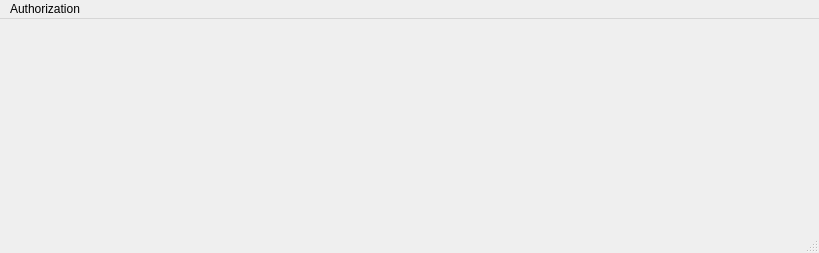
<?xml version="1.0" encoding="UTF-8"?>
<ui version="4.0">
    <class>MainWindow</class>
    <widget class="QMainWindow" name="MainWindow">
        <property name="geometry">
            <rect>
                <x>0</x>
                <y>0</y>
                <width>819</width>
                <height>253</height>
            </rect>
        </property>
        <property name="windowTitle">
            <string>MainWindow</string>
        </property>
        <property name="layoutDirection">
            <enum>Qt::LeftToRight</enum>
        </property>
        <property name="styleSheet">
            <string notr="true"/>
        </property>
        <widget class="QWidget" name="centralwidget"/>
        <widget class="QStatusBar" name="statusbar"/>
        <widget class="QMenuBar" name="menubar">
            <property name="geometry">
                <rect>
                    <x>0</x>
                    <y>0</y>
                    <width>819</width>
                    <height>22</height>
                </rect>
            </property>
            <property name="layoutDirection">
                <enum>Qt::LeftToRight</enum>
            </property>
            <widget class="QMenu" name="menuAuthorization">
                <property name="title">
                    <string>Authorization</string>
                </property>
                <widget class="QMenu" name="menuUsers">
                    <property name="title">
                        <string>Users</string>
                    </property>
                    <addaction name="QA_Create_User"/>
                    <addaction name="QA_Modify_User"/>
                    <addaction name="QA_copy_User"/>
                </widget>
                <widget class="QMenu" name="menuRoles">
                    <property name="title">
                        <string>Roles</string>
                    </property>
                    <addaction name="QA_Create_Role"/>
                    <addaction name="QA_Modify_Role"/>
                    <addaction name="QA_Assign_User"/>
                </widget>
                <widget class="QMenu" name="menuPrivilages">
                    <property name="title">
                        <string>Privilages</string>
                    </property>
                    <addaction name="QA_Create_Priv"/>
                    <addaction name="QA_Modify_Priv"/>
                    <addaction name="QA_Create_Priv_Item"/>
                    <addaction name="QA_Modify_Priv_Item"/>
                </widget>
                <widget class="QMenu" name="menuType_Here">
                    <property name="title">
                        <string>Type Here</string>
                    </property>
                </widget>
                <widget class="QMenu" name="menuForms">
                    <property name="title">
                        <string>Forms</string>
                    </property>
                    <addaction name="QA_Create_Form"/>
                    <addaction name="QA_Modify_Form"/>
                    <addaction name="QA_Create_Form_Item"/>
                    <addaction name="QA_Modify_Form_Item"/>
                    <addaction name="QA_Display_Items"/>
                </widget>
                <addaction name="menuUsers"/>
                <addaction name="menuRoles"/>
                <addaction name="menuForms"/>
                <addaction name="menuPrivilages"/>
                <addaction name="QA_Branch"/>
                <addaction name="actiontest"/>
                <addaction name="menuType_Here"/>
            </widget>
            <addaction name="menuAuthorization"/>
        </widget>
        <action name="actionsd">
            <property name="text">
                <string>sd</string>
            </property>
        </action>
        <action name="action_9">
            <property name="checkable">
                <bool>false</bool>
            </property>
            <property name="text">
                <string>إضافه بيانات العملاء</string>
            </property>
        </action>
        <action name="action_10">
            <property name="text">
                <string>إستعلام عن بيانات العملاء</string>
            </property>
        </action>
        <action name="action_11">
            <property name="text">
                <string>إستعلام عن مشتريات عملاء بالقسم</string>
            </property>
        </action>
        <action name="action_12">
            <property name="text">
                <string>إضافه بيانات العملاء(ملاحظات)</string>
            </property>
        </action>
        <action name="actionexist">
            <property name="text">
                <string>خروج</string>
            </property>
        </action>
        <action name="actionCreate_User">
            <property name="text">
                <string>Create User</string>
            </property>
        </action>
        <action name="actionModify_User">
            <property name="text">
                <string>Modify User</string>
            </property>
        </action>
        <action name="actionCopy_User">
            <property name="text">
                <string>Copy User</string>
            </property>
        </action>
        <action name="QA_Create_Role">
            <property name="text">
                <string>Create Role</string>
            </property>
        </action>
        <action name="QA_Modify_Role">
            <property name="text">
                <string>Modify Role</string>
            </property>
        </action>
        <action name="QA_Create_User">
            <property name="text">
                <string>Create User</string>
            </property>
        </action>
        <action name="QA_Modify_User">
            <property name="text">
                <string>Modify User</string>
            </property>
        </action>
        <action name="QA_copy_User">
            <property name="text">
                <string>Copy User</string>
            </property>
        </action>
        <action name="QA_Branch">
            <property name="text">
                <string>Branch</string>
            </property>
        </action>
        <action name="QA_Assign_User">
            <property name="text">
                <string>Assign User</string>
            </property>
        </action>
        <action name="QA_Create_Priv">
            <property name="text">
                <string>Create Privilage</string>
            </property>
        </action>
        <action name="QA_Modify_Priv">
            <property name="text">
                <string>Modify Privilage</string>
            </property>
        </action>
        <action name="QA_Create_Form">
            <property name="text">
                <string>Create Form</string>
            </property>
        </action>
        <action name="QA_Modify_Form">
            <property name="text">
                <string>Modify Form</string>
            </property>
        </action>
        <action name="QA_Create_Form_Item">
            <property name="text">
                <string>Create Form Item</string>
            </property>
        </action>
        <action name="QA_Modify_Form_Item">
            <property name="text">
                <string>Modify Form Item</string>
            </property>
        </action>
        <action name="QA_Display_Items">
            <property name="text">
                <string>Display Form's Items</string>
            </property>
        </action>
        <action name="actiontest">
            <property name="text">
                <string>test</string>
            </property>
        </action>
        <action name="QA_Create_Priv_Item">
            <property name="text">
                <string>Create Priv Item</string>
            </property>
        </action>
        <action name="QA_Modify_Priv_Item">
            <property name="text">
                <string>Modify Priv Item</string>
            </property>
        </action>
    </widget>
    <resources/>
    <connections/>
</ui>
